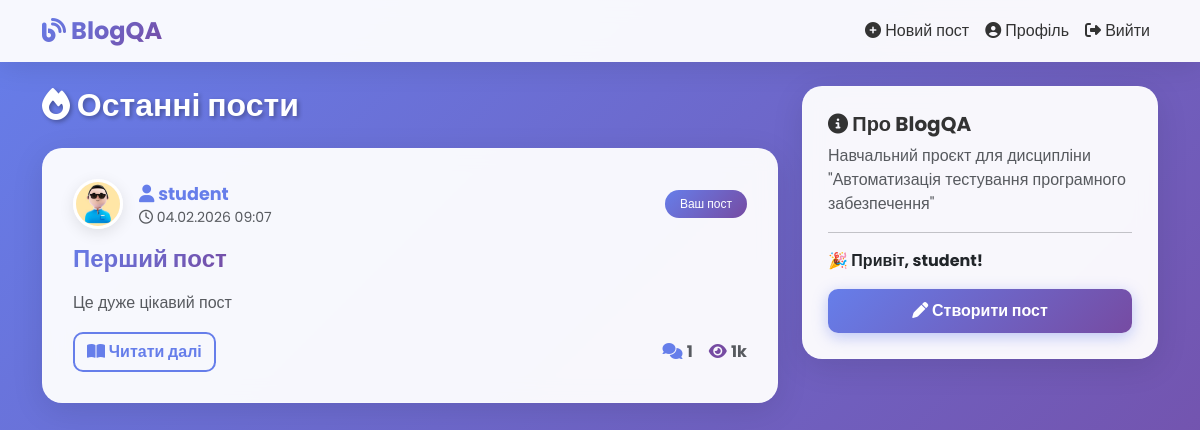
Screenshot of / (signed in) with the database file from the repository.
### blog/models.py (models this page shows, shortened)
class Post(models.Model):
    title = models.CharField(max_length=200, verbose_name="Заголовок")
    content = models.TextField(verbose_name="Зміст")
    date_posted = models.DateTimeField(default=timezone.now, verbose_name="Дата публікації")
    author = models.ForeignKey(User, on_delete=models.CASCADE, verbose_name="Автор")
    class Meta:
        ordering = ['-date_posted']
        verbose_name = "Пост"
        verbose_name_plural = "Пости"

### users/models.py (models this page shows, shortened)
class Profile(models.Model):
    user = models.OneToOneField(User, on_delete=models.CASCADE, verbose_name="Користувач")
    image = models.ImageField(
        default='default.jpg',  # повинен лежати у MEDIA_ROOT
        upload_to='profile_pics',
        verbose_name="Аватар"
    )
    bio = models.TextField(max_length=500, blank=True, verbose_name="Про себе")
    class Meta:
        verbose_name = "Профіль"
        verbose_name_plural = "Профілі"

### blog/views.py (the view)
# urls.py: path('', PostListView.as_view(), name='blog-home'),
class PostListView(ListView):
    model = Post
    template_name = 'blog/home.html'
    context_object_name = 'posts'
    ordering = ['-date_posted']
    paginate_by = 5

### blog/templates/blog/home.html (shortened to what this page needs)
{% extends "blog/base.html" %}
{% block content %}
    <div class="mb-4">
        <h2 style="color: white; text-shadow: 2px 2px 4px rgba(0,0,0,0.3);">
            <i class="fas fa-fire"></i> Останні пости
        </h2>
    </div>
    {% for post in posts %}
        <div class="post-card">
            <div class="d-flex align-items-center mb-3">
                <img src="{{ post.author.profile.image.url }}" class="profile-img me-3" alt="Avatar">
                <div class="flex-grow-1">
                    <a href="{% url 'user-posts' post.author.username %}" class="text-decoration-none">
                        <strong style="color: #667eea; font-size: 1.1rem;">
                            <i class="fas fa-user"></i> {{ post.author.username }}
                        </strong>
                    </a>
                    <div class="text-muted small">
                        <i class="far fa-clock"></i> {{ post.date_posted|date:"d.m.Y H:i" }}
                    </div>
                </div>
                {% if post.author == user %}
                    <span class="badge">Ваш пост</span>
                {% endif %}
            </div>
            <h4 class="mb-3">
                <a href="{% url 'post-detail' post.id %}" class="text-decoration-none">
                    {{ post.title }}
                </a>
            </h4>
            <p class="text-muted" style="line-height: 1.6;">
                {{ post.content|slice:":200" }}{% if post.content|length > 200 %}...{% endif %}
            </p>
            <div class="d-flex justify-content-between align-items-center mt-3">
                <a href="{% url 'post-detail' post.id %}" class="btn btn-outline-primary">
                    <i class="fas fa-book-open"></i> Читати далі
                </a>
                <div class="d-flex gap-3">
                    <span class="text-muted">
                        <i class="fas fa-comments" style="color: #667eea;"></i>
                        <strong>{{ post.comments.count }}</strong>
                    </span>
                    <span class="text-muted">
                        <i class="fas fa-eye" style="color: #764ba2;"></i>
                        <strong>{{ forloop.counter }}k</strong>
                    </span>
                </div>
            </div>
        </div>
    {% endfor %}
{% endblock %}

### blog/templates/blog/base.html (shortened to what this page needs)
<!DOCTYPE html>
<html lang="uk">
<head>
    <link href="https://cdn.jsdelivr.net/npm/bootstrap@5.3.0/dist/css/bootstrap.min.css" rel="stylesheet">
    <link rel="stylesheet" href="https://cdnjs.cloudflare.com/ajax/libs/font-awesome/6.4.0/css/all.min.css">
</head>
<body>
    <nav class="navbar navbar-expand-lg navbar-light mb-4">
        <div class="container">
            <a class="navbar-brand" href="{% url 'blog-home' %}">
                <i class="fas fa-blog"></i> BlogQA
            </a>
            <div class="collapse navbar-collapse" id="navbarNav">
                <ul class="navbar-nav ms-auto">
                    {% if user.is_authenticated %}
                        <li class="nav-item">
                            <a class="nav-link" href="{% url 'post-create' %}">
                                <i class="fas fa-plus-circle"></i> Новий пост
                            </a>
                        </li>
                        <li class="nav-item">
                            <a class="nav-link" href="{% url 'profile' %}">
                                <i class="fas fa-user-circle"></i> Профіль
                            </a>
                        </li>
                        <li class="nav-item">
                            <a class="nav-link" href="{% url 'logout' %}">
                                <i class="fas fa-sign-out-alt"></i> Вийти
                            </a>
                        </li>
                    {% endif %}
                </ul>
            </div>
        </div>
    </nav>
    <div class="container">
        <div class="row">
            <div class="col-md-8">
                {% block content %}{% endblock %}
            </div>
            <div class="col-md-4">
                <div class="sidebar">
                    <h5><i class="fas fa-info-circle"></i> Про BlogQA</h5>
                    <p class="text-muted">Навчальний проєкт для дисципліни "Автоматизація тестування програмного забезпечення"</p>
                    {% if user.is_authenticated %}
                        <hr>
                        <p><strong>🎉 Привіт, {{ user.username }}!</strong></p>
                        <a href="{% url 'post-create' %}" class="btn btn-primary w-100">
                            <i class="fas fa-pen"></i> Створити пост
                        </a>
                    {% endif %}
                </div>
            </div>
        </div>
    </div>
</body>
</html>

### blog/templates/blog/base.html (style rules this page uses)
* { font-family: 'Poppins', sans-serif; }
body { background: linear-gradient(135deg, #667eea 0%, #764ba2 100%); min-height: 100vh; padding-bottom: 50px; }
.navbar { background: rgba(255, 255, 255, 0.95) !important; backdrop-filter: blur(10px); box-shadow: 0 4px 30px rgba(0, 0, 0, 0.1); border: none; }
.navbar-brand { font-weight: 700; background: linear-gradient(135deg, #667eea 0%, #764ba2 100%); -webkit-background-clip: text; -webkit-text-fill-color: transparent; font-size: 1.5rem; }
.nav-link { color: #333 !important; font-weight: 500; transition: all 0.3s ease; position: relative; }
.nav-link::after { content: ''; position: absolute; bottom: 0; left: 50%; transform: translateX(-50%); width: 0; height: 2px; background: linear-gradient(135deg, #667eea 0%, #764ba2 100%); transition: width 0.3s ease; }
.post-card { background: rgba(255, 255, 255, 0.95); backdrop-filter: blur(10px); border-radius: 20px; box-shadow: 0 8px 32px rgba(0, 0, 0, 0.1); margin-bottom: 30px; padding: 30px; border: 1px solid rgba(255, 255, 255, 0.2); transition: all 0.3s ease; animation: fadeInUp 0.6s ease; }
.profile-img { width: 50px; height: 50px; border-radius: 50%; object-fit: cover; border: 3px solid #fff; box-shadow: 0 4px 15px rgba(0, 0, 0, 0.1); transition: all 0.3s ease; }
.sidebar { background: rgba(255, 255, 255, 0.95); backdrop-filter: blur(10px); border-radius: 20px; padding: 25px; box-shadow: 0 8px 32px rgba(0, 0, 0, 0.1); border: 1px solid rgba(255, 255, 255, 0.2); position: sticky; top: 20px; }
.btn-primary { background: linear-gradient(135deg, #667eea 0%, #764ba2 100%); border: none; border-radius: 10px; padding: 10px 25px; font-weight: 600; transition: all 0.3s ease; box-shadow: 0 4px 15px rgba(102, 126, 234, 0.4); }
.btn-outline-primary { color: #667eea; border: 2px solid #667eea; border-radius: 10px; font-weight: 600; transition: all 0.3s ease; }
h2, h4, h5 { color: #333; font-weight: 700; }
.post-card h4 a { background: linear-gradient(135deg, #667eea 0%, #764ba2 100%); -webkit-background-clip: text; -webkit-text-fill-color: transparent; transition: all 0.3s ease; }
.badge { background: linear-gradient(135deg, #667eea 0%, #764ba2 100%); padding: 8px 15px; border-radius: 20px; font-weight: 500; }
.sidebar .btn-primary { animation: pulse 2s infinite; }

### rows the page displays
Post: author.profile.image (placeholder picture), author.username "student", date_posted "04.02.2026 09:07", shows "Ваш пост", title "Перший пост", content "Це дуже цікавий пост", comments.count "1"

### other values shown
{{ user.username }} "student"
